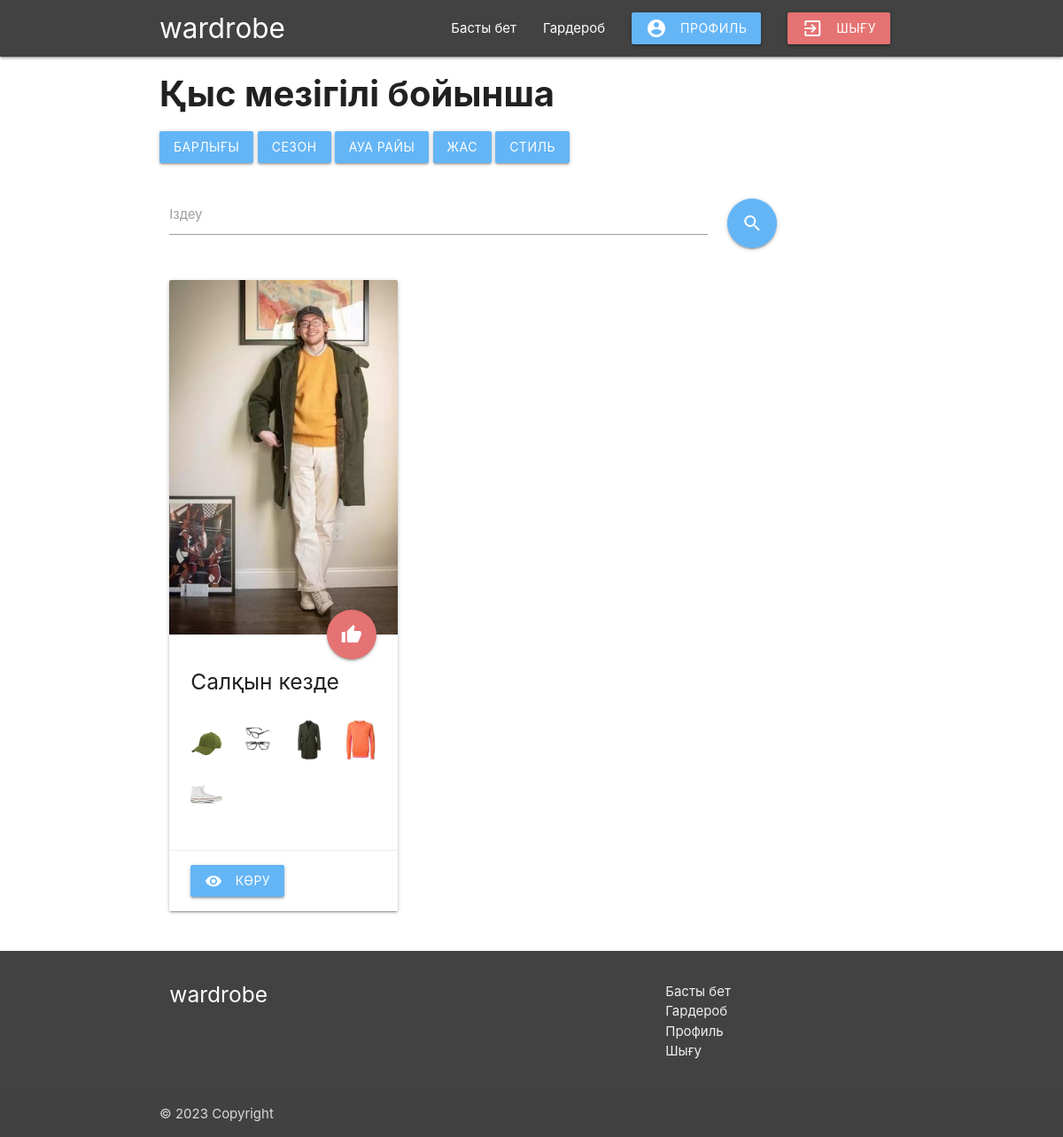
/looks/filter/season/yis/ (signed in), run on the app's committed database.
### warderobApp/models.py (models this page shows, shortened)
class Season(models.Model):
    seasonName = models.CharField("Мезгіл атауы", max_length=255)
    slug = models.SlugField(unique=True, editable=False, blank=True)
    class Meta:
        verbose_name = "Мезгіл"
        verbose_name_plural = "Мезгілдер"

class Look(models.Model):
    lookName = models.CharField("Лук атауы", max_length=255, blank=True, null=True)
    season = models.ForeignKey(Season, on_delete=models.CASCADE, verbose_name="Мезгіл", blank=True, null=True)
    weather = models.ForeignKey(Weather, on_delete=models.CASCADE, verbose_name="Ауа-райы", blank=True, null=True)
    style = models.ForeignKey(Style, on_delete=models.CASCADE, verbose_name="Стиль", blank=True, null=True)
    age = models.ForeignKey(Age, on_delete=models.CASCADE, verbose_name="Жас", blank=True, null=True)
    description = models.TextField("Сипаттамасы", blank=True, null=True)
    lookFullPhoto = models.ImageField("Луктың суреті", upload_to="images/looks/", blank=True, null=True)
    head = models.ImageField("Бас киім", upload_to="images/heads/", blank=True, null=True)
    headLink = models.CharField("Сілтеме", max_length=500, blank=True, null=True)
    eyes = models.ImageField("Көз", upload_to="images/eyes/", blank=True, null=True)
    eyesLink = models.CharField("Сілтеме", max_length=500, blank=True, null=True)
    top1 = models.ImageField("Куртка", upload_to="images/top1/", blank=True, null=True)
    top1Link = models.CharField("Сілтеме", max_length=500, blank=True, null=True)
    top2 = models.ImageField("Футболка", upload_to="images/top2/", blank=True, null=True)
    top2Link = models.CharField("Сілтеме", max_length=500, blank=True, null=True)
    hands = models.ImageField("Қол", upload_to="images/hands/", blank=True, null=True)
    handsLink = models.CharField("Сілтеме", max_length=500, blank=True, null=True)
    bottom1 = models.ImageField("Шалбар", upload_to="images/bottom1/", blank=True, null=True)
    bottom1Link = models.CharField("Сілтеме", max_length=500, blank=True, null=True)
    bottom2 = models.ImageField("Шолақ", upload_to="images/bottom2/", blank=True, null=True)
    bottom2Link = models.CharField("Сілтеме", max_length=500, blank=True, null=True)
    shoes = models.ImageField("Аяқ киім", upload_to="images/shoes/", blank=True, null=True)
    shoesLink = models.CharField("Сілтеме", max_length=500, blank=True, null=True)
    isFavorite = models.BooleanField("Таңдаулы", default=False, blank=True, null=True)
    isPopular = models.BooleanField("Таңымал", default=False, blank=True, null=True)
    class Meta:
        verbose_name = "Лук"
        verbose_name_plural = "Луктар"

### warderobApp/views.py (the view)
# urls.py: path('looks/filter/season/<slug:slug>/', views.filterBySeason, name='filterBySeason'),
def filterBySeason(request, slug=None):
    season = None
    ages = Age.objects.all()
    weathers = Weather.objects.all()
    seasons = Season.objects.all()
    styles = Style.objects.all()
    looks = Look.objects.all()
    searchData = request.GET.get('search')
    if searchData:
        looks = Look.objects.filter(Q(lookName__icontains=searchData) | Q(description__icontains=searchData))
    else:
        looks = Look.objects.all()
    if slug:
        season = get_object_or_404(Season, slug=slug)
        looks = looks.filter(season=season)
    return render(request, 'looks-by-season.html', {
        'season': season,
        'ages': ages,
        'weathers': weathers,
        'seasons': seasons,
        'styles': styles,
        'looks': looks
    })

### warderobApp/templates/looks-by-season.html (shortened to what this page needs)
{% extends './base.html' %}
{% block content %}
{% if user.is_authenticated %}
    <div class="a-block">
        <div class="container">
            <h2 class="primary-title">{{ season.seasonName }} мезігілі бойынша</h2>
            <div class="filter">
                <a href="{% url 'looksPage' %}" class="btn waves-effect waves-light blue lighten-2">Барлығы</a>
                <a class='dropdown-trigger btn waves-effect waves-light blue lighten-2' href='#' data-target='dropdown1'>Сезон</a>
                <a class='dropdown-trigger btn waves-effect waves-light blue lighten-2' href='#' data-target='dropdown2'>Ауа райы</a>
                <a class='dropdown-trigger btn waves-effect waves-light blue lighten-2' href='#' data-target='dropdown3'>Жас</a>
                <a class='dropdown-trigger btn waves-effect waves-light blue lighten-2' href='#' data-target='dropdown4'>Стиль</a>
            </div>
            <form action="{% url 'looksPage' %}">
                <div class="row">
                    <div class="input-field col s9">
                        <input id="icon_prefix" type="search" name="search" class="validate">
                        <label for="icon_prefix">Іздеу</label>
                    </div>
                    <div class="col s3">
                        <button type="submit" style="margin-top: 20px;" class="btn-floating btn-large waves-effect waves-light blue lighten-2"><i class="material-icons">search</i></button>
                    </div>
                </div>
            </form>
            <div class="row">
                {% for look in looks %}
                <div class="col s12 m6 l4">
                    <div class="card">
                        <div class="card-image">
                          <img src="{{ look.lookFullPhoto.url }}">
                          <form method="post" action="{% url 'toggle_favorite' pk=look.pk %}">
                                {% if favorited %}
                                <button onclick="M.toast({html: 'Таңдаулыға қосылды'})" data-id="{{ look.pk }}" class="favorite-btn btn-floating btn-large halfway-fab waves-effect waves-light red lighten-2"><i class="material-icons">delete</i></button>
                                {% else %}
                                <button onclick="M.toast({html: 'Таңдаулыға қосылды'})" data-id="{{ look.pk }}" class="favorite-btn btn-floating btn-large halfway-fab waves-effect waves-light red lighten-2"><i class="material-icons">thumb_up</i></button>
                                {% endif %}
                                <span class="badge">{{ favorite_count }}</span>
                            </form>
                        </div>
                        <div class="card-content">
                            <h5 style="margin-bottom: 30px;">{{ look.lookName }}</h5>
                            <div class="row">
                                {% if look.head and look.headLink %}
                                <div class="col s3">
                                    <a href="{{ look.headLink }}" target="_blank"><img width="100%" src="{{ look.head.url }}"></a>
                                </div>
                                {% else %}
                                <div></div>
                                {% endif %}
                                {% if look.eyes and look.eyesLink %}
                                <div class="col s3">
                                    <a href="{{ look.eyesLink }}" target="_blank"><img width="100%" src="{{ look.eyes.url }}"></a>
                                </div>
                                {% else %}
                                <div></div>
                                {% endif %}
                                {% if look.top1 and look.top1Link %}
                                <div class="col s3">
                                    <a href="{{ look.top1Link }}" target="_blank"><img width="100%" src="{{ look.top1.url }}"></a>
                                </div>
                                {% else %}
                                <div></div>
                                {% endif %}
                                {% if look.top2 and look.top2Link %}
                                <div class="col s3">
                                    <a href="{{ look.top2Link }}" target="_blank"><img width="100%" src="{{ look.top2.url }}"></a>
                                </div>
                                {% else %}
                                <div></div>
                                {% endif %}
                                {% if look.shoes and look.shoesLink %}
                                <div class="col s3">
                                    <a href="{{ look.shoesLink }}" target="_blank"><img width="100%" src="{{ look.shoes.url }}"></a>
                                </div>
                                {% else %}
                                <div></div>
                                {% endif %}
                            </div>
                        </div>
                        <div class="card-action">
                          <a href="{% url 'lookDetailPage' pk=look.pk %}" class="btn waves-effect waves-light blue lighten-2"><i class="material-icons left">remove_red_eye</i> Көру</a>
                        </div>
                      </div>
                </div>
                {% endfor %}
            </div>
        </div>
    </div>
{% endif %}
{% endblock %}

### warderobApp/static/css/style.css (style rules this page uses)
.a-block { padding: 10px 0; }
.a-block .primary-title { font-size: 40px; margin-top: 10px; margin-bottom: 10px; font-weight: 700; }
.filter { margin: 20px 0; }

### warderobApp/templates/looks-by-season.html (style rules this page uses)
.card .card-image img { width: 100%; height: 400px; object-fit:cover; }

### data on the page
Season: seasonName "Қыс"
Look: lookFullPhoto (picture), lookName "Салқын кезде", head (picture), eyes (picture), top1 (picture), top2 (picture), shoes (picture)
